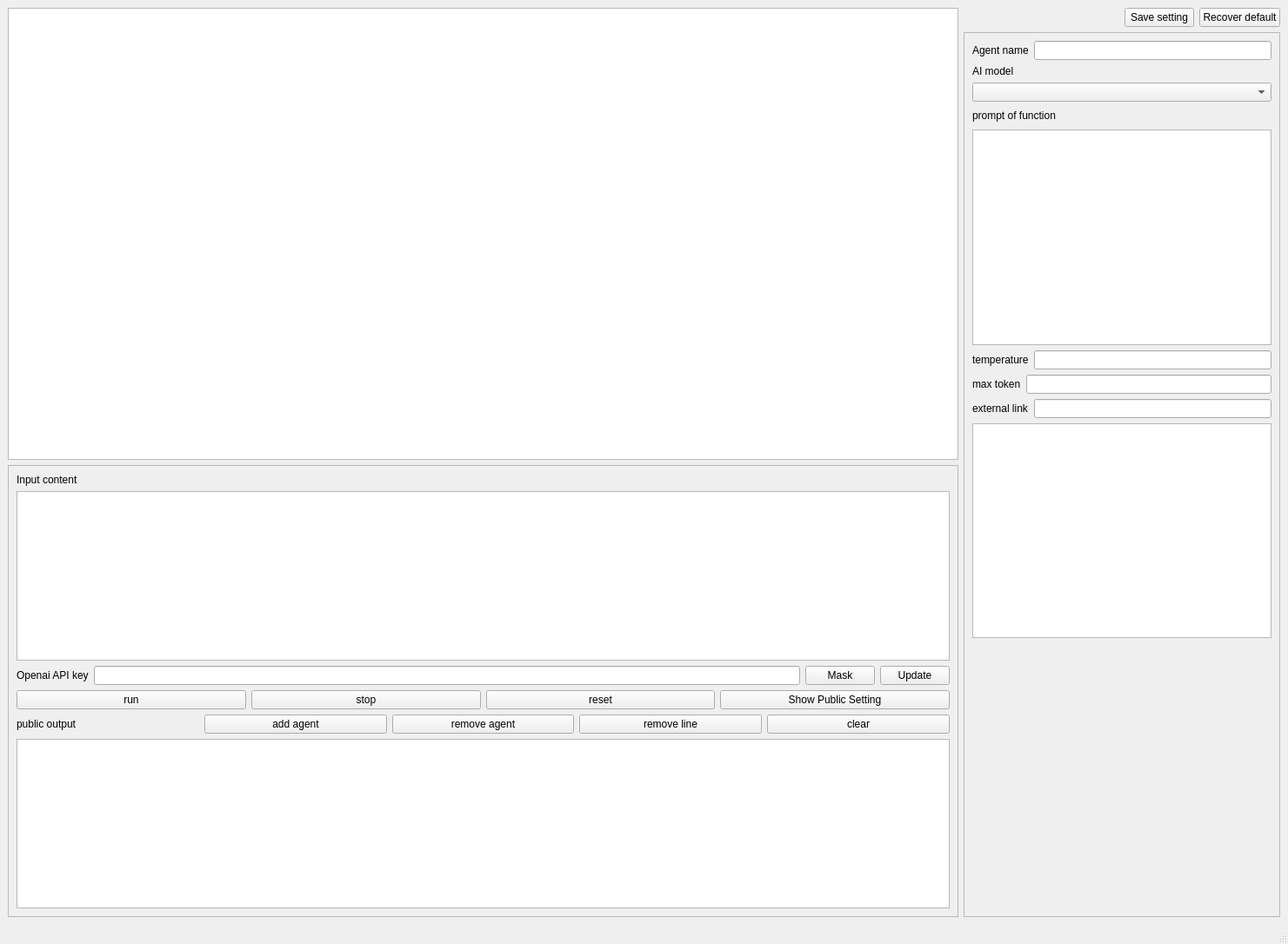
<?xml version="1.0" encoding="UTF-8"?>
<ui version="4.0">
 <class>MainWindow</class>
 <widget class="QMainWindow" name="MainWindow">
  <property name="geometry">
   <rect>
    <x>0</x>
    <y>0</y>
    <width>1481</width>
    <height>1086</height>
   </rect>
  </property>
  <property name="windowTitle">
   <string>MainWindow</string>
  </property>
  <widget class="QWidget" name="centralwidget">
   <layout class="QVBoxLayout" name="verticalLayout_3">
    <item>
     <layout class="QHBoxLayout" name="horizontalLayout_2" stretch="3,1">
      <item>
       <layout class="QVBoxLayout" name="verticalLayout">
        <item>
         <widget class="QGraphicsView" name="graphicsView"/>
        </item>
        <item>
         <widget class="QScrollArea" name="scrollArea">
          <property name="widgetResizable">
           <bool>true</bool>
          </property>
          <widget class="QWidget" name="scrollAreaWidgetContents">
           <property name="geometry">
            <rect>
             <x>0</x>
             <y>0</y>
             <width>1087</width>
             <height>504</height>
            </rect>
           </property>
           <layout class="QVBoxLayout" name="verticalLayout_5">
            <item>
             <layout class="QVBoxLayout" name="verticalLayout_4">
              <item>
               <widget class="QLabel" name="label_10">
                <property name="text">
                 <string>Input content</string>
                </property>
               </widget>
              </item>
              <item>
               <widget class="QTextEdit" name="textEdit_3"/>
              </item>
              <item>
               <layout class="QHBoxLayout" name="horizontalLayout_5">
                <item>
                 <widget class="QLabel" name="label_7">
                  <property name="text">
                   <string>Openai API key</string>
                  </property>
                 </widget>
                </item>
                <item>
                 <widget class="QLineEdit" name="lineEdit_3"/>
                </item>
                <item>
                 <widget class="QPushButton" name="pushButton_7">
                  <property name="text">
                   <string>Mask</string>
                  </property>
                 </widget>
                </item>
                <item>
                 <widget class="QPushButton" name="pushButton_5">
                  <property name="text">
                   <string>Update</string>
                  </property>
                 </widget>
                </item>
               </layout>
              </item>
              <item>
               <layout class="QHBoxLayout" name="horizontalLayout_6">
                <item>
                 <widget class="QPushButton" name="pushButton_9">
                  <property name="text">
                   <string>run</string>
                  </property>
                 </widget>
                </item>
                <item>
                 <widget class="QPushButton" name="pushButton_10">
                  <property name="text">
                   <string>stop</string>
                  </property>
                 </widget>
                </item>
                <item>
                 <widget class="QPushButton" name="pushButton_11">
                  <property name="text">
                   <string>reset</string>
                  </property>
                 </widget>
                </item>
                <item>
                 <widget class="QPushButton" name="pushButton_6">
                  <property name="text">
                   <string>Show Public Setting</string>
                  </property>
                 </widget>
                </item>
               </layout>
              </item>
              <item>
               <layout class="QHBoxLayout" name="horizontalLayout_3">
                <item>
                 <widget class="QLabel" name="label_6">
                  <property name="text">
                   <string>public output</string>
                  </property>
                 </widget>
                </item>
                <item>
                 <widget class="QPushButton" name="pushButton">
                  <property name="text">
                   <string>add agent</string>
                  </property>
                 </widget>
                </item>
                <item>
                 <widget class="QPushButton" name="pushButton_3">
                  <property name="text">
                   <string>remove agent</string>
                  </property>
                 </widget>
                </item>
                <item>
                 <widget class="QPushButton" name="pushButton_8">
                  <property name="text">
                   <string>remove line</string>
                  </property>
                 </widget>
                </item>
                <item>
                 <widget class="QPushButton" name="pushButton_4">
                  <property name="text">
                   <string>clear</string>
                  </property>
                 </widget>
                </item>
               </layout>
              </item>
              <item>
               <widget class="QTextEdit" name="textEdit_2"/>
              </item>
             </layout>
            </item>
           </layout>
          </widget>
         </widget>
        </item>
       </layout>
      </item>
      <item>
       <layout class="QVBoxLayout" name="verticalLayout_2">
        <item>
         <layout class="QHBoxLayout" name="horizontalLayout_4" stretch="4,0,1">
          <item>
           <spacer name="horizontalSpacer">
            <property name="orientation">
             <enum>Qt::Horizontal</enum>
            </property>
            <property name="sizeHint" stdset="0">
             <size>
              <width>40</width>
              <height>20</height>
             </size>
            </property>
           </spacer>
          </item>
          <item>
           <widget class="QPushButton" name="pushButton_12">
            <property name="text">
             <string>Save setting</string>
            </property>
           </widget>
          </item>
          <item>
           <widget class="QPushButton" name="pushButton_2">
            <property name="text">
             <string>Recover default</string>
            </property>
           </widget>
          </item>
         </layout>
        </item>
        <item>
         <widget class="QScrollArea" name="scrollArea_2">
          <property name="widgetResizable">
           <bool>true</bool>
          </property>
          <widget class="QWidget" name="scrollAreaWidgetContents_2">
           <property name="geometry">
            <rect>
             <x>0</x>
             <y>0</y>
             <width>360</width>
             <height>986</height>
            </rect>
           </property>
           <layout class="QVBoxLayout" name="verticalLayout_7">
            <item>
             <layout class="QHBoxLayout" name="horizontalLayout">
              <item>
               <widget class="QLabel" name="label_2">
                <property name="text">
                 <string>Agent name</string>
                </property>
               </widget>
              </item>
              <item>
               <widget class="QLineEdit" name="lineEdit"/>
              </item>
             </layout>
            </item>
            <item>
             <layout class="QVBoxLayout" name="verticalLayout_10">
              <item>
               <widget class="QLabel" name="label">
                <property name="font">
                 <font>
                  <weight>50</weight>
                  <bold>false</bold>
                 </font>
                </property>
                <property name="text">
                 <string>AI model</string>
                </property>
               </widget>
              </item>
              <item>
               <widget class="QComboBox" name="comboBox_4"/>
              </item>
             </layout>
            </item>
            <item>
             <layout class="QHBoxLayout" name="horizontalLayout_13">
              <item>
               <widget class="QLabel" name="label_8">
                <property name="text">
                 <string>prompt of function</string>
                </property>
               </widget>
              </item>
              <item>
               <spacer name="horizontalSpacer_6">
                <property name="orientation">
                 <enum>Qt::Horizontal</enum>
                </property>
                <property name="sizeHint" stdset="0">
                 <size>
                  <width>40</width>
                  <height>20</height>
                 </size>
                </property>
               </spacer>
              </item>
             </layout>
            </item>
            <item>
             <widget class="QPlainTextEdit" name="plainTextEdit"/>
            </item>
            <item>
             <layout class="QHBoxLayout" name="horizontalLayout_9">
              <item>
               <widget class="QLabel" name="label_3">
                <property name="text">
                 <string>temperature</string>
                </property>
               </widget>
              </item>
              <item>
               <widget class="QLineEdit" name="lineEdit_2"/>
              </item>
             </layout>
            </item>
            <item>
             <layout class="QHBoxLayout" name="horizontalLayout_10">
              <item>
               <widget class="QLabel" name="label_4">
                <property name="text">
                 <string>max token</string>
                </property>
               </widget>
              </item>
              <item>
               <widget class="QLineEdit" name="lineEdit_4"/>
              </item>
             </layout>
            </item>
            <item>
             <layout class="QHBoxLayout" name="horizontalLayout_11">
              <item>
               <widget class="QLabel" name="label_5">
                <property name="text">
                 <string>external link</string>
                </property>
               </widget>
              </item>
              <item>
               <widget class="QLineEdit" name="lineEdit_5"/>
              </item>
             </layout>
            </item>
            <item>
             <widget class="QTextEdit" name="textEdit"/>
            </item>
            <item>
             <spacer name="verticalSpacer">
              <property name="orientation">
               <enum>Qt::Vertical</enum>
              </property>
              <property name="sizeHint" stdset="0">
               <size>
                <width>20</width>
                <height>311</height>
               </size>
              </property>
             </spacer>
            </item>
           </layout>
          </widget>
         </widget>
        </item>
       </layout>
      </item>
     </layout>
    </item>
   </layout>
  </widget>
  <widget class="QMenuBar" name="menubar">
   <property name="geometry">
    <rect>
     <x>0</x>
     <y>0</y>
     <width>1481</width>
     <height>23</height>
    </rect>
   </property>
  </widget>
  <widget class="QStatusBar" name="statusbar"/>
 </widget>
 <resources/>
 <connections/>
</ui>
